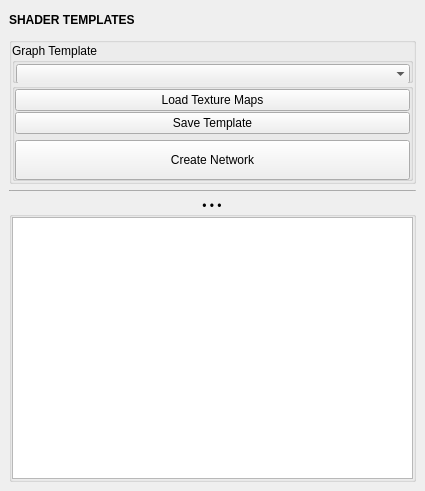
<?xml version="1.0" encoding="UTF-8"?>
<ui version="4.0">
 <class>QtUi</class>
 <widget class="QMainWindow" name="QtUi">
  <property name="enabled">
   <bool>true</bool>
  </property>
  <property name="geometry">
   <rect>
    <x>0</x>
    <y>0</y>
    <width>425</width>
    <height>491</height>
   </rect>
  </property>
  <property name="tabShape">
   <enum>QTabWidget::Triangular</enum>
  </property>
  <property name="dockNestingEnabled">
   <bool>true</bool>
  </property>
  <property name="dockOptions">
   <set>QMainWindow::AllowNestedDocks|QMainWindow::AllowTabbedDocks|QMainWindow::AnimatedDocks|QMainWindow::ForceTabbedDocks</set>
  </property>
  <widget class="QWidget" name="central_widget">
   <layout class="QVBoxLayout" name="verticalLayout">
    <item>
     <layout class="QVBoxLayout" name="main_layout">
      <property name="spacing">
       <number>6</number>
      </property>
      <property name="sizeConstraint">
       <enum>QLayout::SetFixedSize</enum>
      </property>
      <item>
       <widget class="Header" name="header">
        <property name="minimumSize">
         <size>
          <width>0</width>
          <height>22</height>
         </size>
        </property>
        <property name="maximumSize">
         <size>
          <width>999</width>
          <height>22</height>
         </size>
        </property>
        <property name="font">
         <font>
          <weight>75</weight>
          <bold>true</bold>
         </font>
        </property>
        <property name="text">
         <string>SHADER TEMPLATES</string>
        </property>
       </widget>
      </item>
      <item>
       <widget class="QGroupBox" name="main_group">
        <property name="sizePolicy">
         <sizepolicy hsizetype="Preferred" vsizetype="Preferred">
          <horstretch>0</horstretch>
          <verstretch>0</verstretch>
         </sizepolicy>
        </property>
        <property name="minimumSize">
         <size>
          <width>0</width>
          <height>145</height>
         </size>
        </property>
        <property name="title">
         <string/>
        </property>
        <layout class="QGridLayout" name="gridLayout">
         <property name="leftMargin">
          <number>0</number>
         </property>
         <property name="topMargin">
          <number>0</number>
         </property>
         <property name="rightMargin">
          <number>0</number>
         </property>
         <property name="bottomMargin">
          <number>0</number>
         </property>
         <property name="horizontalSpacing">
          <number>1</number>
         </property>
         <property name="verticalSpacing">
          <number>0</number>
         </property>
         <item row="1" column="0" colspan="2">
          <widget class="QGroupBox" name="graph_template_group">
           <property name="minimumSize">
            <size>
             <width>0</width>
             <height>40</height>
            </size>
           </property>
           <property name="maximumSize">
            <size>
             <width>16777215</width>
             <height>40</height>
            </size>
           </property>
           <property name="title">
            <string>Graph Template</string>
           </property>
           <layout class="QHBoxLayout" name="horizontalLayout_9">
            <property name="spacing">
             <number>1</number>
            </property>
            <property name="leftMargin">
             <number>1</number>
            </property>
            <property name="topMargin">
             <number>1</number>
            </property>
            <property name="rightMargin">
             <number>0</number>
            </property>
            <property name="bottomMargin">
             <number>1</number>
            </property>
            <item>
             <widget class="ComboBox" name="cmb002">
              <property name="minimumSize">
               <size>
                <width>0</width>
                <height>20</height>
               </size>
              </property>
              <property name="maximumSize">
               <size>
                <width>999</width>
                <height>20</height>
               </size>
              </property>
              <property name="toolTip">
               <string/>
              </property>
              <property name="editable">
               <bool>false</bool>
              </property>
              <property name="maxVisibleItems">
               <number>30</number>
              </property>
              <property name="maxCount">
               <number>20</number>
              </property>
              <property name="insertPolicy">
               <enum>QComboBox::InsertAtTop</enum>
              </property>
              <property name="sizeAdjustPolicy">
               <enum>QComboBox::AdjustToContents</enum>
              </property>
              <property name="frame">
               <bool>false</bool>
              </property>
             </widget>
            </item>
           </layout>
          </widget>
         </item>
         <item row="2" column="0" colspan="2">
          <widget class="QGroupBox" name="graph_group">
           <property name="title">
            <string/>
           </property>
           <layout class="QVBoxLayout" name="verticalLayout_2">
            <property name="spacing">
             <number>1</number>
            </property>
            <property name="leftMargin">
             <number>0</number>
            </property>
            <property name="topMargin">
             <number>0</number>
            </property>
            <property name="rightMargin">
             <number>0</number>
            </property>
            <property name="bottomMargin">
             <number>3</number>
            </property>
            <item>
             <widget class="QPushButton" name="b001">
              <property name="sizePolicy">
               <sizepolicy hsizetype="Preferred" vsizetype="Fixed">
                <horstretch>0</horstretch>
                <verstretch>0</verstretch>
               </sizepolicy>
              </property>
              <property name="minimumSize">
               <size>
                <width>200</width>
                <height>20</height>
               </size>
              </property>
              <property name="maximumSize">
               <size>
                <width>16777215</width>
                <height>30</height>
               </size>
              </property>
              <property name="text">
               <string>Load Texture Maps</string>
              </property>
             </widget>
            </item>
            <item>
             <widget class="QPushButton" name="b002">
              <property name="sizePolicy">
               <sizepolicy hsizetype="Preferred" vsizetype="Fixed">
                <horstretch>0</horstretch>
                <verstretch>0</verstretch>
               </sizepolicy>
              </property>
              <property name="minimumSize">
               <size>
                <width>200</width>
                <height>20</height>
               </size>
              </property>
              <property name="maximumSize">
               <size>
                <width>16777215</width>
                <height>30</height>
               </size>
              </property>
              <property name="text">
               <string>Save Template</string>
              </property>
             </widget>
            </item>
            <item>
             <widget class="QPushButton" name="b000">
              <property name="sizePolicy">
               <sizepolicy hsizetype="Preferred" vsizetype="Preferred">
                <horstretch>0</horstretch>
                <verstretch>0</verstretch>
               </sizepolicy>
              </property>
              <property name="minimumSize">
               <size>
                <width>200</width>
                <height>40</height>
               </size>
              </property>
              <property name="maximumSize">
               <size>
                <width>16777215</width>
                <height>30</height>
               </size>
              </property>
              <property name="text">
               <string>Create Network</string>
              </property>
             </widget>
            </item>
           </layout>
          </widget>
         </item>
        </layout>
       </widget>
      </item>
      <item>
       <widget class="QProgressBar" name="progressBar">
        <property name="minimumSize">
         <size>
          <width>0</width>
          <height>1</height>
         </size>
        </property>
        <property name="maximumSize">
         <size>
          <width>16777215</width>
          <height>1</height>
         </size>
        </property>
        <property name="value">
         <number>0</number>
        </property>
        <property name="textVisible">
         <bool>false</bool>
        </property>
       </widget>
      </item>
      <item>
       <widget class="CollapsableGroup" name="logging_group">
        <property name="title">
         <string>• • •</string>
        </property>
        <property name="alignment">
         <set>Qt::AlignCenter</set>
        </property>
        <layout class="QVBoxLayout" name="verticalLayout_3">
         <property name="leftMargin">
          <number>0</number>
         </property>
         <property name="topMargin">
          <number>0</number>
         </property>
         <property name="rightMargin">
          <number>0</number>
         </property>
         <property name="bottomMargin">
          <number>0</number>
         </property>
         <item>
          <widget class="QTextEdit" name="txt001">
           <property name="enabled">
            <bool>true</bool>
           </property>
           <property name="verticalScrollBarPolicy">
            <enum>Qt::ScrollBarAlwaysOff</enum>
           </property>
           <property name="sizeAdjustPolicy">
            <enum>QAbstractScrollArea::AdjustIgnored</enum>
           </property>
          </widget>
         </item>
        </layout>
       </widget>
      </item>
     </layout>
    </item>
   </layout>
  </widget>
 </widget>
 <customwidgets>
  <customwidget>
   <class>Header</class>
   <extends>QLabel</extends>
   <header>uitk.widgets.header.Header.h</header>
  </customwidget>
  <customwidget>
   <class>ComboBox</class>
   <extends>QComboBox</extends>
   <header>uitk.widgets.comboBox.ComboBox.h</header>
  </customwidget>
  <customwidget>
   <class>CollapsableGroup</class>
   <extends>QGroupBox</extends>
   <header>uitk.widgets.collapsableGroup.CollapsableGroup.h</header>
   <container>1</container>
  </customwidget>
 </customwidgets>
 <resources/>
 <connections/>
 <designerdata>
  <property name="gridDeltaX">
   <number>5</number>
  </property>
  <property name="gridDeltaY">
   <number>5</number>
  </property>
  <property name="gridSnapX">
   <bool>true</bool>
  </property>
  <property name="gridSnapY">
   <bool>true</bool>
  </property>
  <property name="gridVisible">
   <bool>true</bool>
  </property>
 </designerdata>
</ui>
